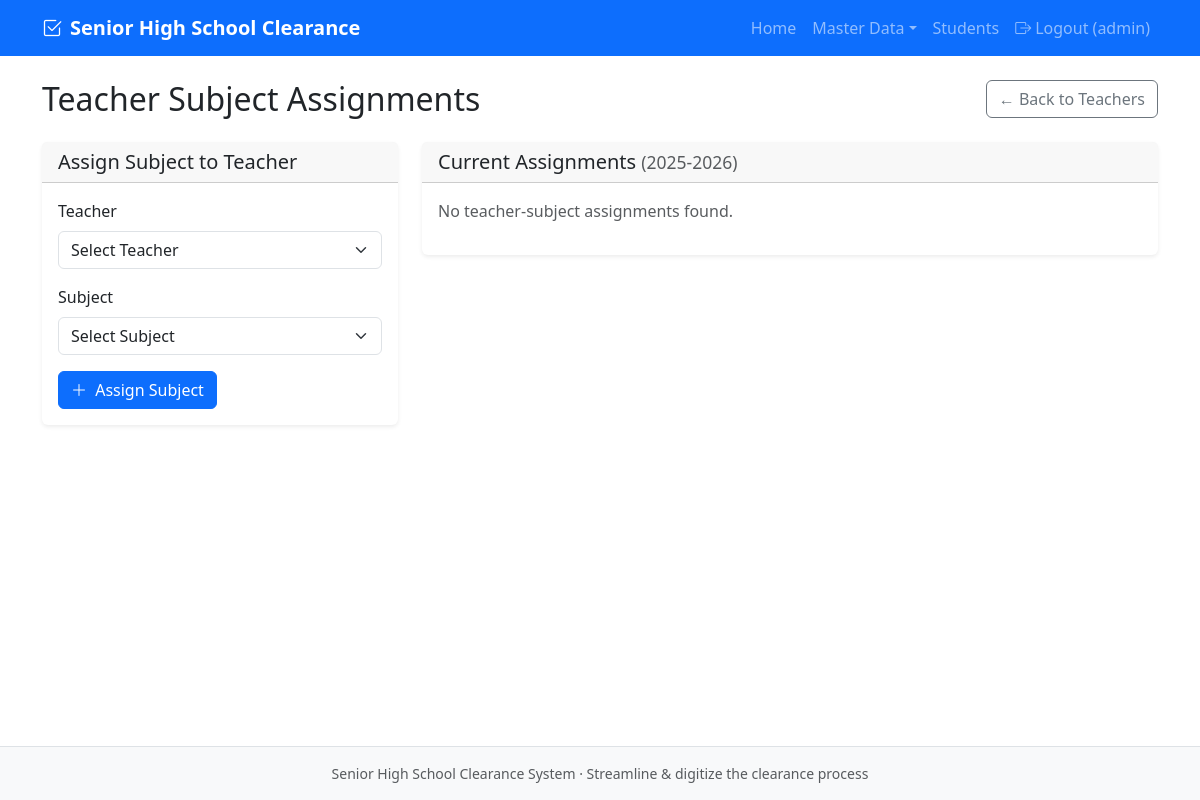
The app's page /admin/teachers/subject_assignments.php (signed in), older data.
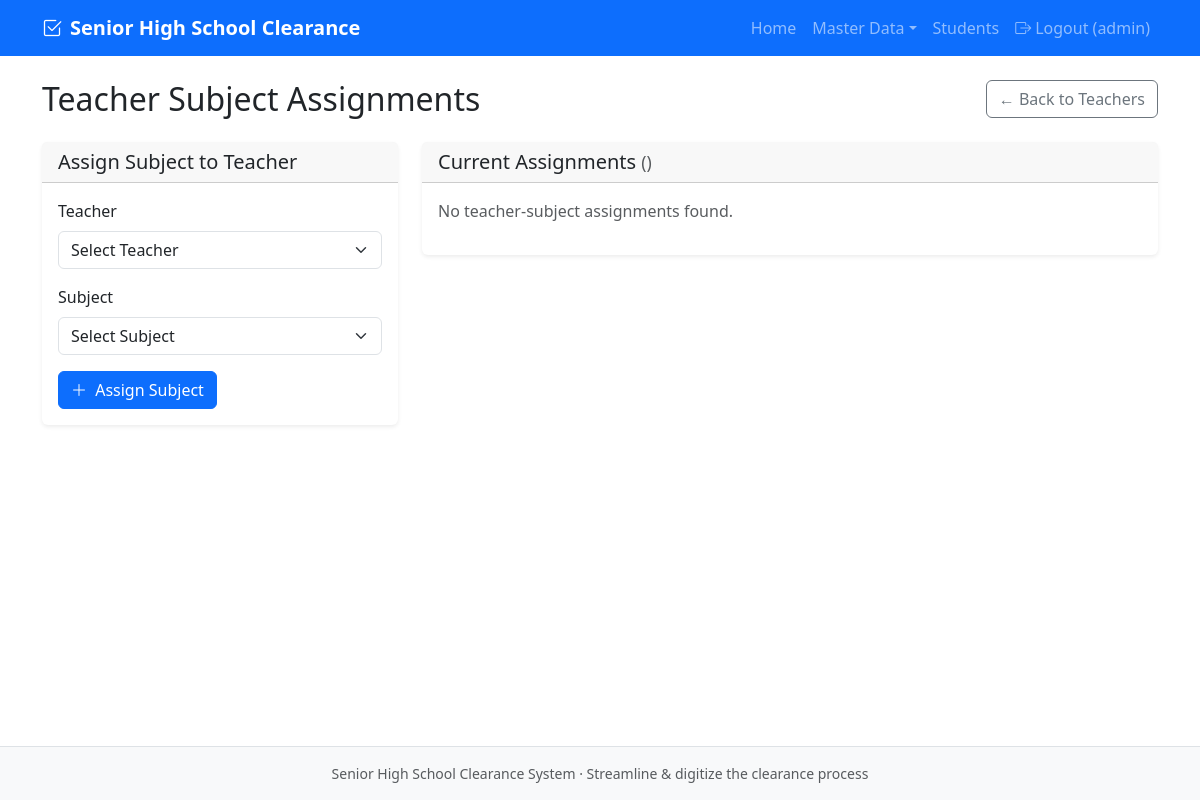
The same page, newer data.
### tables this page shows
CREATE TABLE school_year (
    school_year_id INT AUTO_INCREMENT PRIMARY KEY,
    year_label VARCHAR(20) NOT NULL UNIQUE
);

### admin/teachers/subject_assignments.php (the view, shortened to what this page needs)
<?php
$pdo = getDB();
$schoolYearStmt = $pdo->query("SELECT school_year_id, year_label FROM school_year ORDER BY year_label DESC LIMIT 1");
$currentSchoolYear = $schoolYearStmt->fetch();
$assignments = [];
if ($currentSchoolYear) {
    $stmt = $pdo->prepare("
        SELECT ts.teacher_subject_id, t.teacher_id, t.surname, t.given_name,
               s.subject_id, s.subject_name, d.department_name
        FROM teacher_subject ts
        JOIN teachers t ON t.teacher_id = ts.teacher_id
        JOIN subjects s ON s.subject_id = ts.subject_id
        JOIN departments d ON d.department_id = s.department_id
        WHERE ts.school_year_id = ?
        ORDER BY t.surname, t.given_name, s.subject_name
    ");
    $stmt->execute([$currentSchoolYear['school_year_id']]);
    $assignments = $stmt->fetchAll();
}
require_once __DIR__ . '/../../includes/header.php';
?>
<div class="d-flex justify-content-between align-items-center mb-4">
    <h1 class="h2 mb-0">Teacher Subject Assignments</h1>
    <a href="index.php" class="btn btn-outline-secondary">← Back to Teachers</a>
</div>
<div class="row">
    <div class="col-md-4">
        <div class="card">
            <div class="card-header">
                <h5 class="card-title mb-0">Assign Subject to Teacher</h5>
            </div>
            <div class="card-body">
                <form method="post">
                    <div class="mb-3">
                        <label for="teacher_id" class="form-label">Teacher</label>
                        <select name="teacher_id" id="teacher_id" class="form-select" required>
                            <option value="">Select Teacher</option>
                        </select>
                    </div>
                    <div class="mb-3">
                        <label for="subject_id" class="form-label">Subject</label>
                        <select name="subject_id" id="subject_id" class="form-select" required>
                            <option value="">Select Subject</option>
                        </select>
                    </div>
                    <button type="submit" class="btn btn-primary">
                        <i class="bi bi-plus-lg me-1"></i> Assign Subject
                    </button>
                </form>
            </div>
        </div>
    </div>
    <div class="col-md-8">
        <div class="card">
            <div class="card-header">
                <h5 class="card-title mb-0">
                    Current Assignments
                    <small class="text-muted">(<?php echo htmlspecialchars($currentSchoolYear['year_label']); ?>)</small>
                </h5>
            </div>
            <div class="card-body">
                <?php if (empty($assignments)): ?>
                    <p class="text-muted">No teacher-subject assignments found.</p>
                <?php endif; ?>
            </div>
        </div>
    </div>
</div>
<?php require_once __DIR__ . '/../../includes/footer.php'; ?>

Row changes from the older to the newer data that the page shows:
removed school_year: year_label "2025-2026"
